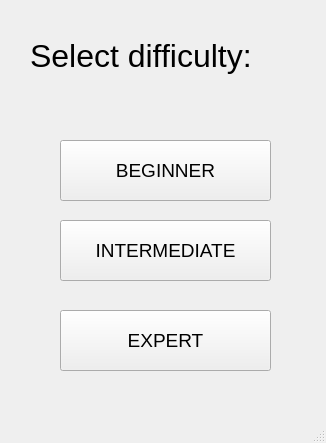
<?xml version="1.0" encoding="UTF-8"?>
<ui version="4.0">
 <class>MainWindow</class>
 <widget class="QMainWindow" name="MainWindow">
  <property name="geometry">
   <rect>
    <x>0</x>
    <y>0</y>
    <width>326</width>
    <height>443</height>
   </rect>
  </property>
  <property name="windowTitle">
   <string>MainWindow</string>
  </property>
  <widget class="QWidget" name="centralwidget">
   <widget class="QLabel" name="label">
    <property name="geometry">
     <rect>
      <x>30</x>
      <y>20</y>
      <width>261</width>
      <height>71</height>
     </rect>
    </property>
    <property name="font">
     <font>
      <pointsize>24</pointsize>
     </font>
    </property>
    <property name="text">
     <string>Select difficulty:</string>
    </property>
   </widget>
   <widget class="QPushButton" name="pushButton">
    <property name="geometry">
     <rect>
      <x>60</x>
      <y>140</y>
      <width>211</width>
      <height>61</height>
     </rect>
    </property>
    <property name="font">
     <font>
      <pointsize>14</pointsize>
     </font>
    </property>
    <property name="text">
     <string>BEGINNER</string>
    </property>
   </widget>
   <widget class="QPushButton" name="pushButton_2">
    <property name="geometry">
     <rect>
      <x>60</x>
      <y>220</y>
      <width>211</width>
      <height>61</height>
     </rect>
    </property>
    <property name="font">
     <font>
      <pointsize>14</pointsize>
     </font>
    </property>
    <property name="text">
     <string>INTERMEDIATE</string>
    </property>
   </widget>
   <widget class="QPushButton" name="pushButton_3">
    <property name="geometry">
     <rect>
      <x>60</x>
      <y>310</y>
      <width>211</width>
      <height>61</height>
     </rect>
    </property>
    <property name="font">
     <font>
      <pointsize>14</pointsize>
     </font>
    </property>
    <property name="text">
     <string>EXPERT</string>
    </property>
   </widget>
  </widget>
  <widget class="QMenuBar" name="menubar">
   <property name="geometry">
    <rect>
     <x>0</x>
     <y>0</y>
     <width>326</width>
     <height>24</height>
    </rect>
   </property>
  </widget>
  <widget class="QStatusBar" name="statusbar"/>
 </widget>
 <resources/>
 <connections/>
</ui>
